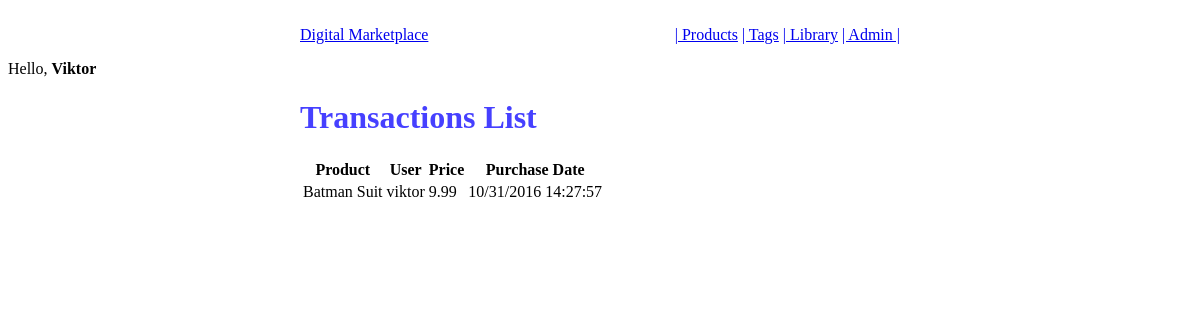
/seller/transactions/ (signed in), run on an earlier commit of the app's database.
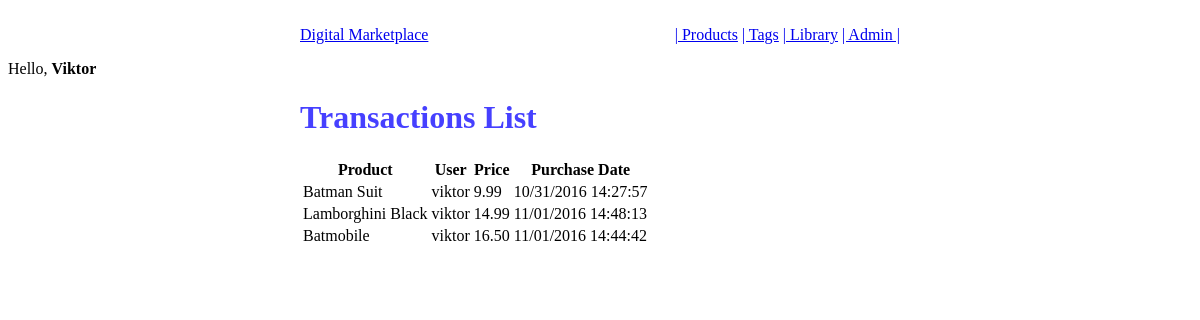
And on a later commit of the database.
### billing/models.py (models this page shows, shortened)
class Transaction(m.Model):
    user = m.ForeignKey(User)
    product = m.ForeignKey(Product)
    price = m.DecimalField(max_digits=100, decimal_places=2)
    timestamp = m.DateTimeField(auto_now_add=True, auto_now=False)
    success = m.BooleanField(default=True)

### products/models.py (models this page shows, shortened)
class Product(m.Model):
    seller = m.ForeignKey(SellerAccount)
    title = m.CharField(max_length=30)
    slug = m.SlugField(blank=True, unique=True)
    description = m.TextField(blank=True)
    media = m.ImageField(blank=True, null=True, upload_to=helpers.media_location)
    price = m.DecimalField(max_digits=100, decimal_places=2, default=9.99)
    sale_price = m.DecimalField(max_digits=100, decimal_places=2, default=6.99, null=True, blank=True)
    on_sale = m.BooleanField(default=False)
    is_available = m.BooleanField(default=True)  # is the product available to purchase?
    def __str__(self):
        return self.title

### sellers/views.py (the view)
class SellerTransactionList(SellerAccountMixin, ListView):
    model = Transaction
    template_name = 'sellers/transaction_list_view.html'
    def get_queryset(self):
        transactions = self.get_transactions()
        return transactions

### digitalmarket/mixins.py (called while the page is built)
    @method_decorator(login_required)
    def dispatch(self, request, *args, **kwargs):
        return super(LoginRequiredMixin, self).dispatch(request, *args, **kwargs)

### sellers/mixins.py (called while the page is built)
    def get_account(self):
        user = self.request.user
        accounts = SellerAccount.objects.filter(user=user)
        if accounts.exists() and accounts.count() == 1:
            self.account = accounts.first()
            return accounts.first()
        return None

    def get_products(self):
        account = self.get_account()
        products = Product.objects.filter(seller=account)
        return products

    def get_transactions(self):
        products = self.get_products()
        transactions = Transaction.objects.filter(product__in=products)
        return transactions

### templates/sellers/transaction_list_view.html
{% extends 'base.html' %}
{% block content %}
<h1>Transactions List</h1>
    {% include 'sellers/transaction_list_snippet.html' with transaction_list=object_list time='detailed' %}
{% endblock %}

### templates/sellers/transaction_list_snippet.html
<table>
    <thead>
        <th>Product</th>
        <th>User</th>
        <th>Price</th>
        <th>Purchase Date</th>
    </thead>
    <tbody>
    {% for t in transaction_list %}
    <tr>
        <td>{{ t.product }}</td>
        <td>{{ t.user }}</td>
        <td>{{ t.price }}</td>
        {% if time == 'since' %}
            <td>{{ t.timestamp|timesince }}</td>
        {% elif time == 'detailed' %}
            <td>{{ t.timestamp|date:"SHORT_DATE_FORMAT" }} {{ t.timestamp|date:"H:i:s" }}</td>
        {% endif %}
    </tr>
    {%  endfor %}
    </tbody>
</table>

What changed in the data, as far as the page shows it:
added Transaction: product "Lamborghini Black", user "viktor", price "14.99", timestamp "11/01/2016", timestamp "14:48:13"
added Transaction: product "Batmobile", user "viktor", price "16.50", timestamp "11/01/2016", timestamp "14:44:42"
